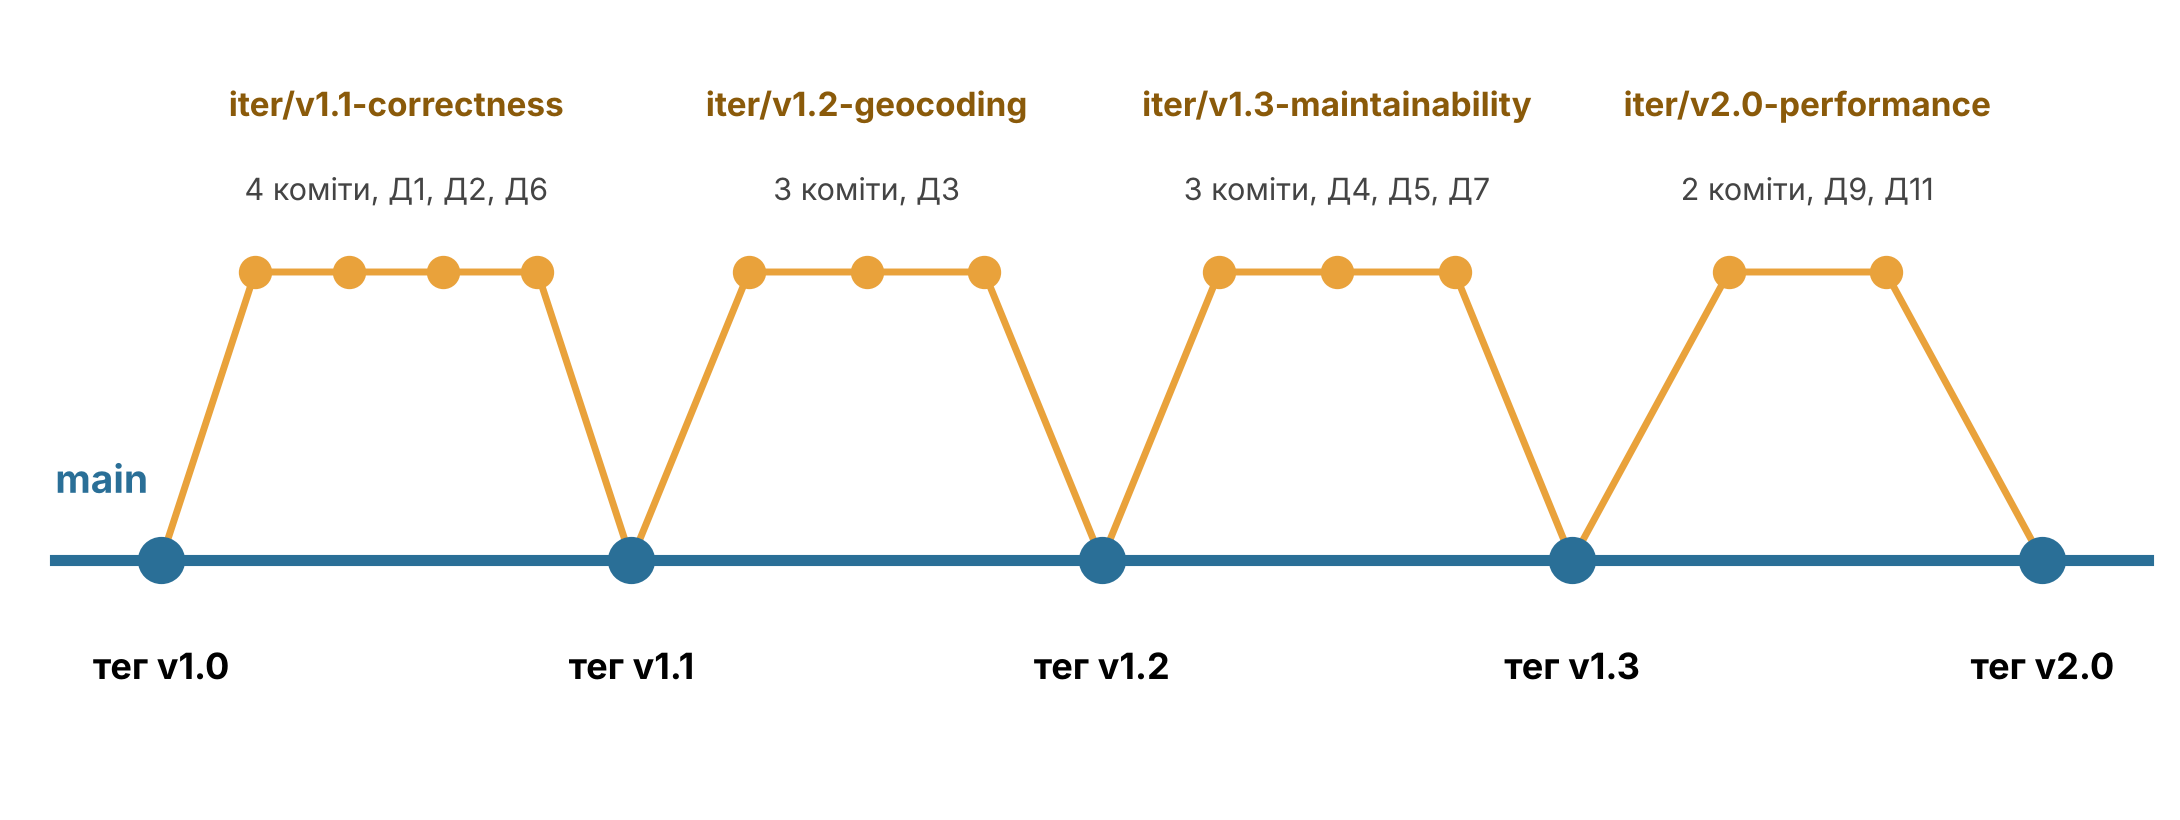

Write Python code to recreate this figure.
# Рисунок 3.2: історія версій застосунку в репозиторії (основна гілка main, гілки ітерацій, теги).
import matplotlib.pyplot as plt

versions = ["v1.0", "v1.1", "v1.2", "v1.3", "v2.0"]
branches = [                       # (назва гілки, кількість комітів, дефекти)
    ("iter/v1.1-correctness", 4, "Д1, Д2, Д6"),
    ("iter/v1.2-geocoding", 3, "Д3"),
    ("iter/v1.3-maintainability", 3, "Д4, Д5, Д7"),
    ("iter/v2.0-performance", 2, "Д9, Д11"),
]
word = {2: "коміти", 3: "коміти", 4: "коміти"}
step = 4.0
fig, ax = plt.subplots(figsize=(11, 4.2))

xs = [i * step for i in range(len(versions))]
ax.plot([-0.9, xs[-1] + 0.9], [0, 0], color="#2a6f97", lw=4, zorder=1)
for x, v in zip(xs, versions):
    ax.plot(x, 0, "o", ms=16, color="#2a6f97", zorder=3)
    ax.text(x, -0.35, "тег " + v, ha="center", va="top", fontsize=13, fontweight="bold")
ax.text(-0.9, 0.28, "main", color="#2a6f97", fontsize=14, fontweight="bold")

for i, (name, n, defects) in enumerate(branches):
    x0, x1 = xs[i], xs[i + 1]
    inner = [x0 + (x1 - x0) * (k + 1) / (n + 1) for k in range(n)]
    ax.plot([x0] + inner + [x1], [0] + [1.2] * n + [0], color="#e9a23b", lw=2.5, zorder=1)
    ax.plot(inner, [1.2] * n, "o", ms=11, color="#e9a23b", zorder=3)
    ax.text((x0 + x1) / 2, 1.85, name, ha="center", fontsize=12, color="#8a5a0a", fontweight="bold")
    ax.text((x0 + x1) / 2, 1.5, f"{n} {word[n]}, {defects}", ha="center", fontsize=11, color="#444444")

ax.set_xlim(-1.2, xs[-1] + 1.0)
ax.set_ylim(-1.0, 2.25)
ax.axis("off")
plt.tight_layout()
plt.savefig("rysunok_3_2.png", dpi=200, bbox_inches="tight")
print("Збережено rysunok_3_2.png")
